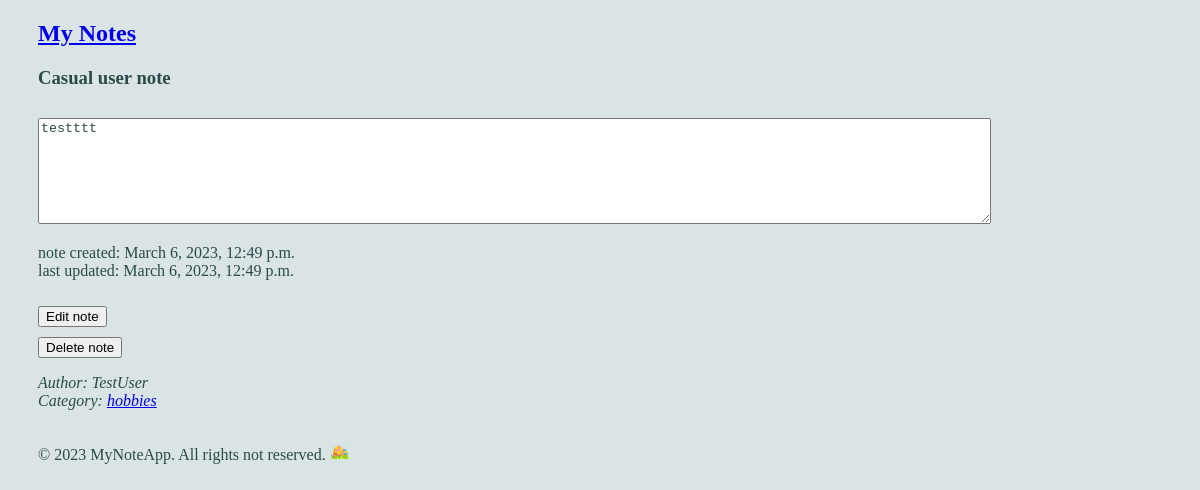
Screenshot of /note_31/ with the database file from the repository.
### notes/models.py (models this page shows, shortened)
class Note(models.Model):
    title = models.CharField(max_length=200)
    text = models.TextField()
    created_date = models.DateTimeField(auto_now_add=True)
    upd_date = models.DateTimeField(auto_now=True)
    reminder = models.DateTimeField(null=True, blank=True)
    author = models.ForeignKey(User, on_delete=models.CASCADE)
    category = models.ForeignKey(Category, on_delete=models.CASCADE, related_name='notes', null=True, blank=True)

class Category(models.Model):
    title = models.CharField(max_length=200)

### notes/views.py (the view)
# urls.py: path('note_<int:note_id>/', views.note_detail, name='note_detail'),
def note_detail(request, note_id):
    note = get_object_or_404(Note, pk=note_id)
    return render(request, 'notes/note_detail.html', {'note': note})

### notes/templates/notes/note_detail.html (shortened to what this page needs)
{% extends 'base.html' %}
{% block content %}
    <h3>{{ note.title }}</h3>
    <label for="note_text">
        <textarea id="note_text" name="note_text" rows="10" cols="50" readonly>{{ note.text }}</textarea>
    </label>
    <p>
        note created: {{ note.created_date }}<br>
        last updated: {{ note.upd_date }}<br>
    </p>
    <a href="{% url 'notes:edit_note' note.id %}">
        <button type="button" class="btn btn-outline-danger btn-with-margin">Edit note</button>
    </a><br>
    <a href="{% url 'notes:delete_note' note.id %}">
        <button type="button" class="btn btn-outline-danger btn-with-margin">Delete note</button>
    </a>
    <p style="font-style: italic ">
        Author: {{ note.author.username}}<br>
        {% if note.category != None %}
            Category: <a href="{% url 'notes:category_detail' note.category_id %}">{{ note.category.title.lower }}</a>
        {% else %}
            No category
        {% endif %}
    </p>
{% endblock %}

### notes/static/notes/css/notes.css (style rules this page uses)
body { background-color: #dae4e5; }
h2, h3, p { color: #2b4a4a; margin-left: 30px; }
.btn-with-margin { margin-left: 30px; margin-top: 10px; }
textarea { margin-left: 30px; margin-top: 10px; width: 80%; height: 100px; color: #2b4a4a; }

### rows the page displays
Note: title "Casual user note", note_text "testttt", created_date "March 6, 2023, 12:49 p.m.", upd_date "March 6, 2023, 12:49 p.m.", author.username "TestUser", category "hobbies"
